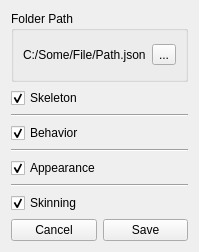
<?xml version="1.0" encoding="UTF-8"?>
<ui version="4.0">
 <class>Form</class>
 <widget class="QWidget" name="Form">
  <property name="geometry">
   <rect>
    <x>0</x>
    <y>0</y>
    <width>199</width>
    <height>252</height>
   </rect>
  </property>
  <property name="windowTitle">
   <string>Form</string>
  </property>
  <layout class="QVBoxLayout" name="verticalLayout_2">
   <item>
    <layout class="QVBoxLayout" name="verticalLayout">
     <item>
      <widget class="QGroupBox" name="groupBox">
       <property name="title">
        <string>Folder Path</string>
       </property>
       <layout class="QHBoxLayout" name="horizontalLayout_6">
        <item>
         <layout class="QHBoxLayout" name="horizontalLayout_7">
          <item>
           <widget class="QLabel" name="label_5">
            <property name="text">
             <string>C:/Some/File/Path.json</string>
            </property>
           </widget>
          </item>
          <item>
           <widget class="QToolButton" name="toolButton">
            <property name="text">
             <string>...</string>
            </property>
           </widget>
          </item>
         </layout>
        </item>
       </layout>
      </widget>
     </item>
     <item>
      <layout class="QHBoxLayout" name="horizontalLayout">
       <item>
        <widget class="QCheckBox" name="checkBox">
         <property name="text">
          <string>Skeleton</string>
         </property>
         <property name="checked">
          <bool>true</bool>
         </property>
        </widget>
       </item>
      </layout>
     </item>
     <item>
      <widget class="Line" name="line_3">
       <property name="orientation">
        <enum>Qt::Horizontal</enum>
       </property>
      </widget>
     </item>
     <item>
      <layout class="QHBoxLayout" name="horizontalLayout_3">
       <item>
        <widget class="QCheckBox" name="checkBox_3">
         <property name="text">
          <string>Behavior</string>
         </property>
         <property name="checked">
          <bool>true</bool>
         </property>
        </widget>
       </item>
      </layout>
     </item>
     <item>
      <widget class="Line" name="line_2">
       <property name="orientation">
        <enum>Qt::Horizontal</enum>
       </property>
      </widget>
     </item>
     <item>
      <layout class="QHBoxLayout" name="horizontalLayout_4">
       <item>
        <widget class="QCheckBox" name="checkBox_4">
         <property name="text">
          <string>Appearance</string>
         </property>
         <property name="checked">
          <bool>true</bool>
         </property>
        </widget>
       </item>
      </layout>
     </item>
     <item>
      <widget class="Line" name="line">
       <property name="orientation">
        <enum>Qt::Horizontal</enum>
       </property>
      </widget>
     </item>
     <item>
      <layout class="QHBoxLayout" name="horizontalLayout_2">
       <item>
        <widget class="QCheckBox" name="checkBox_2">
         <property name="text">
          <string>Skinning</string>
         </property>
         <property name="checked">
          <bool>true</bool>
         </property>
        </widget>
       </item>
      </layout>
     </item>
     <item>
      <layout class="QHBoxLayout" name="horizontalLayout_5">
       <item>
        <widget class="QPushButton" name="pushButton_2">
         <property name="text">
          <string>Cancel</string>
         </property>
        </widget>
       </item>
       <item>
        <widget class="QPushButton" name="pushButton">
         <property name="text">
          <string>Save</string>
         </property>
        </widget>
       </item>
      </layout>
     </item>
    </layout>
   </item>
  </layout>
 </widget>
 <resources/>
 <connections/>
</ui>
